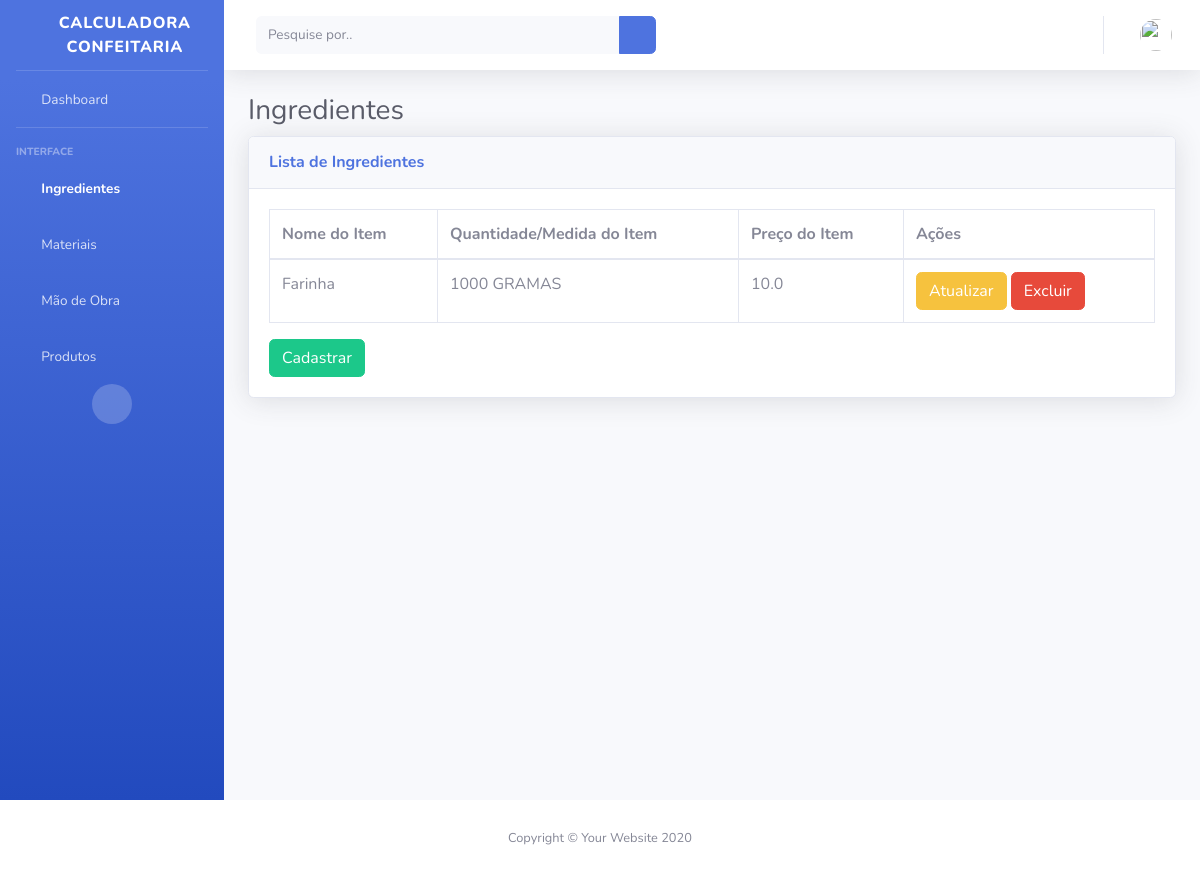
Before: /ingredient-list (signed in) with the older database file.
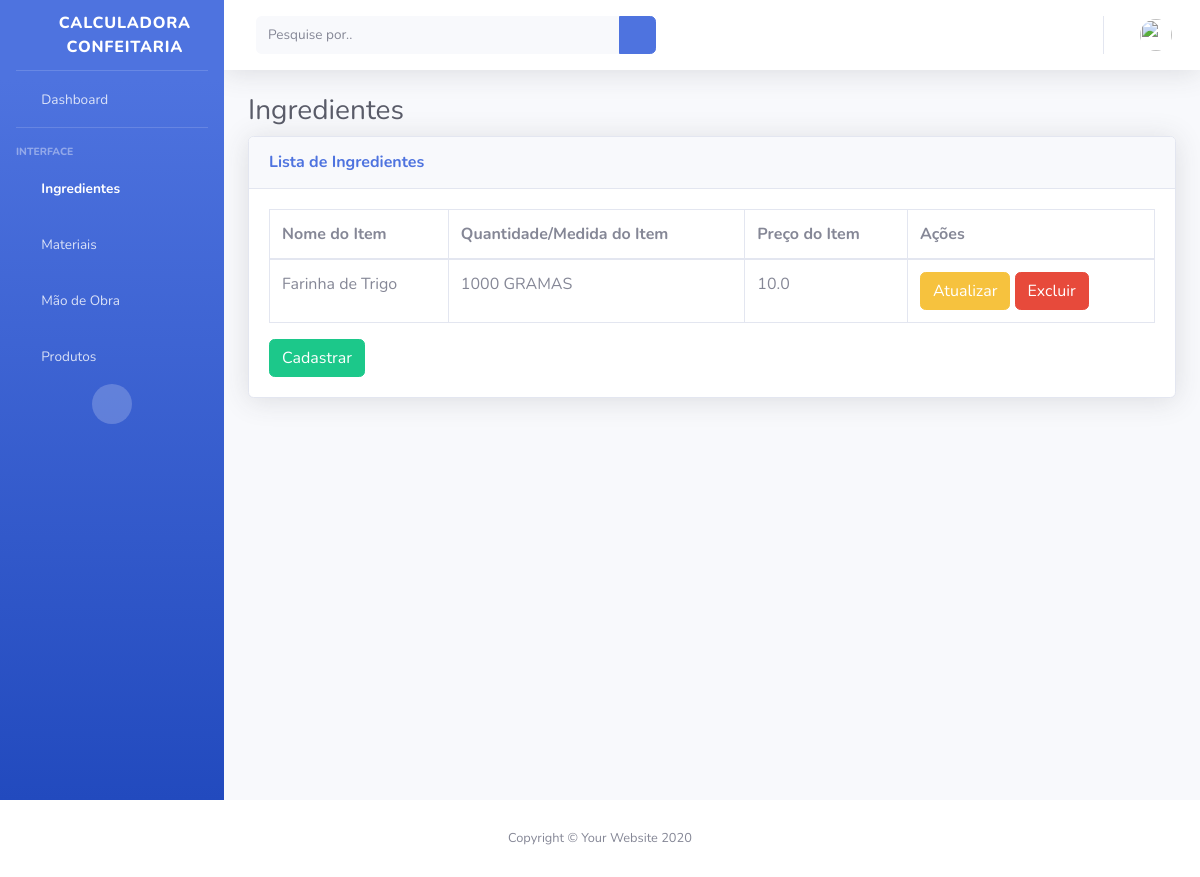
After: the same page with the newer database file.
### myapp/models.py (models this page shows, shortened)
class Ingredient(models.Model):
    user = models.ForeignKey(CustomUser, blank=True, on_delete=models.CASCADE)
    name = models.CharField(_("Nome do Item:"), db_column='name', max_length=100, blank=False)
    quantity = models.IntegerField(
        _("Quantidade do Pacote:"), db_column='quantity', blank=False)
    measure = models.CharField(_("Medida do Pacote:"), max_length=8, choices=MEASURES_CHOICES)
    price = models.FloatField(_("(R$) Valor do Pacote:"), db_column='price', blank=False)
    class Meta:
        ordering = ["name"]

### myapp/views.py (the view)
# urls.py: path('ingredient-list', views.ingredientList, name='ingredient-list'),
@login_required
def ingredientList(request):
    ingredients = Ingredient.objects.all()
    return render(request, "ingredient-list.html",
                  {'ingredients': ingredients})

### myapp/templates/ingredient-list.html
{% extends "base.html" %}
{% block content %}
<h1 class="h3 mb-2 text-gray-800">Ingredientes</h1>
<div class="card shadow mb-4">
    <div class="card-header py-3">
        <h6 class="m-0 font-weight-bold text-primary">Lista de Ingredientes</h6>
    </div>
    <div class="card-body">
        <div class="table-responsive">
            <table class="table table-bordered" id="dataTable" width=100%" cellspacing="0">
                    <thead>
                        <tr>
                            <th>Nome do Item</th>
                            <th>Quantidade/Medida do Item</th>
                            <th>Preço do Item</th>
                            <th>Ações</th>
                        </tr>
                    </thead>
                    <tbody>
                        {% for ingredient in ingredients %}
                        <tr>
                            <td>{{ ingredient.name }}</td>
                            <td>{{ ingredient.quantity }}{{" "}}{{ ingredient.measure }}</td>
                            <td>{{ ingredient.price }}</td>
                            <td>
                                <a type="button" class="btn btn-warning" href="/ingredient-update/{{ ingredient.id }}">Atualizar</a>
                                <a type="button" class="btn btn-danger" href="/ingredient-delete/{{ ingredient.id }}">Excluir</a>
                            </td>
                        </tr>
                        {% endfor %}
                    </tbody>
            </table>
            <a type="button" class="btn btn-success" href="{%url 'ingredient-create' %}">Cadastrar</a>
        </div>
    </div>
</div>
{% endblock %}

Changed rows visible on the page:
changed Ingredient "GRAMAS": name "Farinha" → "Farinha de Trigo"
